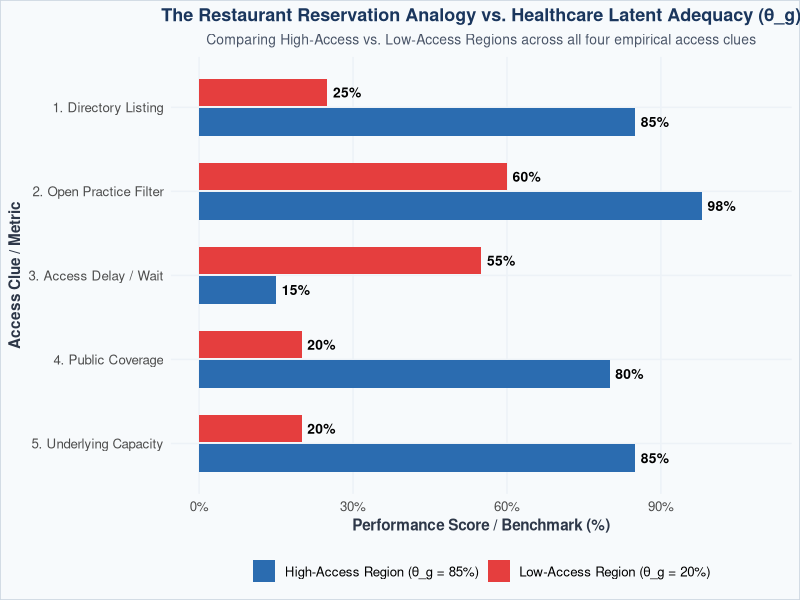

Here is the R script that generated this plot:
#!/usr/bin/env Rscript
# =============================================================================
# Generate Restaurant Analogy Figure for Latent Adequacy (theta_g)
# =============================================================================

suppressPackageStartupMessages({
  library(ggplot2)
  library(dplyr)
  library(tibble)
  library(patchwork)
})

cat("Generating Restaurant Analogy Figure for Latent Adequacy...\n")

dir.create("artifacts/figures", recursive = TRUE, showWarnings = FALSE)

theme_analogy <- function() {
  theme_minimal(base_size = 12) +
    theme(
      plot.title = element_text(face = "bold", size = 13, color = "#1a365d", hjust = 0.5),
      plot.subtitle = element_text(size = 10, color = "#4a5568", hjust = 0.5),
      axis.title = element_text(face = "bold", size = 11, color = "#2d3748"),
      legend.position = "bottom",
      legend.title = element_blank(),
      panel.grid.minor = element_blank(),
      panel.grid.major = element_line(color = "#edf2f7"),
      plot.background = element_rect(fill = "#f7fafc", color = "#cbd5e0")
    )
}

# Data for Analogy Comparison
analogy_data <- tibble(
  Concept = factor(c("1. Directory Listing", "2. Open Practice Filter", "3. Access Delay / Wait", "4. Public Coverage", "5. Underlying Capacity"),
                   levels = c("5. Underlying Capacity", "4. Public Coverage", "3. Access Delay / Wait", "2. Open Practice Filter", "1. Directory Listing")),
  `Restaurant Analogy` = c("Calling Google Map Numbers (52% reach)", "Seated at Open Table (95% seated)", "Table Wait Time (15m vs 3h)", "Discount Voucher Acceptance", "Hidden Kitchen Throughput"),
  `URPS Healthcare Reality` = c("Mystery-Caller Directory (52.3% appt)", "Eligible Practice Rate (95.3% appt)", "Appointment Wait Days (15d vs 55d)", "Medicaid Acceptance Rate (42.1%)", "Latent Regional Adequacy (θ_g)"),
  Value_High = c(85, 98, 15, 80, 85),
  Value_Low = c(25, 60, 55, 20, 20)
)

df_long <- analogy_data %>%
  tidyr::pivot_longer(cols = c(Value_High, Value_Low), names_to = "Access_Level", values_to = "Score") %>%
  mutate(
    Access_Label = ifelse(Access_Level == "Value_High", "High-Access Region (θ_g = 85%)", "Low-Access Region (θ_g = 20%)")
  )

p_analogy <- ggplot(df_long, aes(x = Concept, y = Score, fill = Access_Label)) +
  geom_col(position = position_dodge(0.7), width = 0.65) +
  geom_text(aes(label = sprintf("%.0f%%", Score)), position = position_dodge(0.7), hjust = -0.2, size = 3.5, fontface = "bold") +
  scale_fill_manual(values = c("#2b6cb0", "#e53e3e")) +
  scale_y_continuous(limits = c(0, 110), labels = function(x) paste0(x, "%")) +
  coord_flip() +
  labs(
    title = "The Restaurant Reservation Analogy vs. Healthcare Latent Adequacy (θ_g)",
    subtitle = "Comparing High-Access vs. Low-Access Regions across all four empirical access clues",
    x = "Access Clue / Metric",
    y = "Performance Score / Benchmark (%)"
  ) +
  theme_analogy()

ggsave("artifacts/figures/fig_analogy_restaurant_vs_healthcare.png", p_analogy, width = 9.5, height = 5.5, dpi = 300)

cat("Restaurant Analogy Figure successfully generated!\n")
